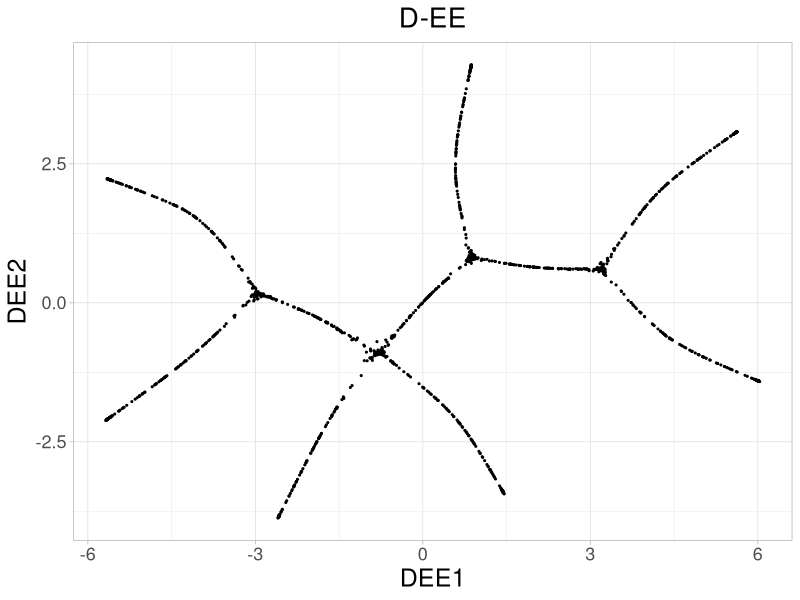
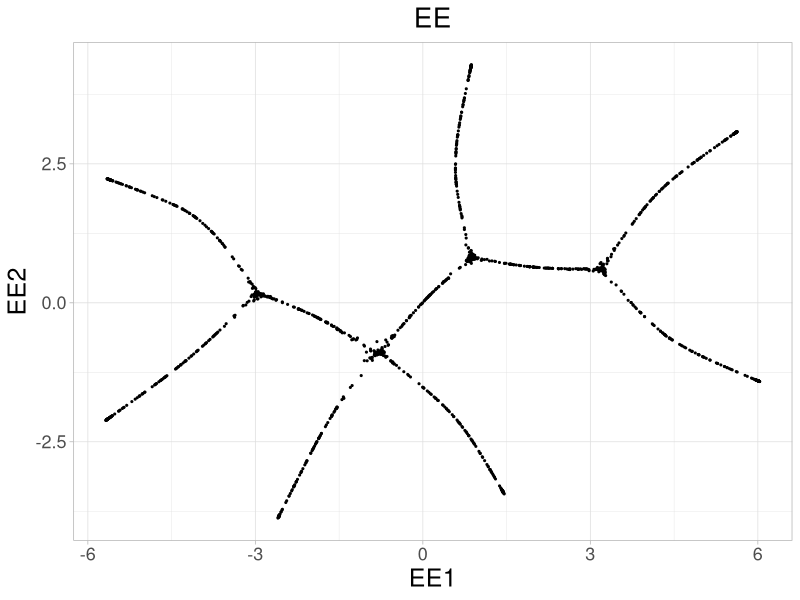
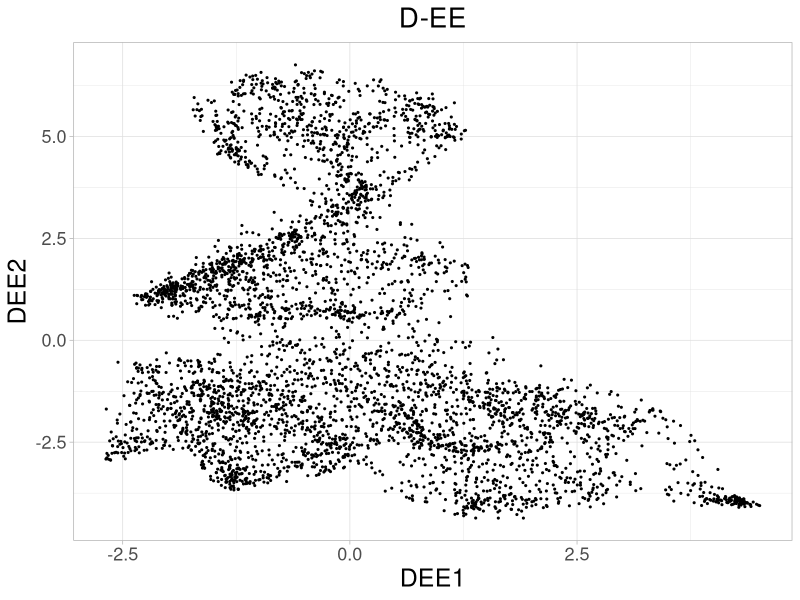
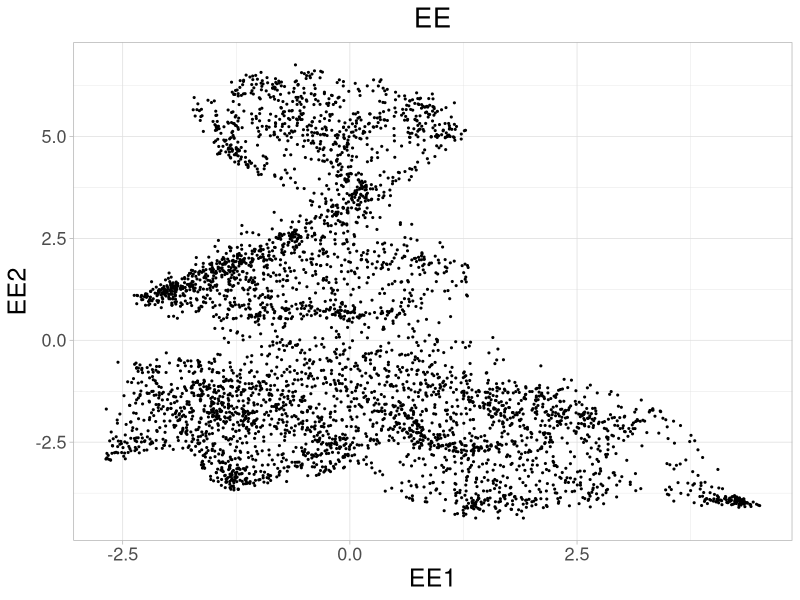

Write the R code that produced these figures, in order.

# plot PHATE 2d embeddings obtained by D-EE and EE, respectively ----------
# perform D-EE in C and read it result
library(ggplot2)
setwd('YourPath/D-EE/results/consistency validation')

phate_pca_dee <- read.csv('phate_matlabX0_dee.csv', header = FALSE)
phate_pca_dee <- as.data.frame(phate_pca_dee)
phate_pca_ee <- read.csv('phate_matlabX0_ee.csv', header = FALSE)
phate_pca_ee <- as.data.frame(phate_pca_ee)
colnames(phate_pca_dee) <- c('DEE1', 'DEE2')
colnames(phate_pca_ee) <- c('EE1', 'EE2')
pdf('PHATE_DEE.pdf', height = 4, width = 5)
theme_set(theme_light())
ggplot(data = phate_pca_dee)+geom_point(aes(x=DEE1, y=DEE2), size = 0.4)+
  ggtitle("D-EE")+
  theme(axis.title = element_text(size = 18), 
        plot.title = element_text(size = 20, hjust = 0.5),
        axis.text = element_text(size = 13))
dev.off()

pdf('PHATE_EE.pdf', height = 4, width = 5)
theme_set(theme_light())
ggplot(data = phate_pca_ee)+geom_point(aes(x=EE1, y=EE2), size = 0.4)+
  ggtitle("EE")+
  theme(axis.title = element_text(size = 18), 
        plot.title = element_text(size = 20, hjust = 0.5),
        axis.text = element_text(size = 13))
dev.off()


# plot HSPCs 2d embeddings obtained by D-EE and EE, respectively ----------

hspcs_pca_dee <- read.csv('hspcs_matlabX0_dee.csv', header = FALSE)
hspcs_pca_ee <- as.data.frame(hspcs_pca_dee)
colnames(hspcs_pca_dee) <- c('DEE1','DEE2')
hspcs_pca_ee <- read.csv('hspcs_matlabX0_ee.csv', header = FALSE)
hspcs_pca_ee <- as.data.frame(hspcs_pca_ee)
colnames(hspcs_pca_ee) <- c('EE1','EE2')
pdf('HSPCs_DEE.pdf', height = 4, width = 5)
theme_set(theme_light())
ggplot(data = hspcs_pca_dee)+geom_point(aes(x=DEE1, y=DEE2), size = 0.4)+
  ggtitle("D-EE")+
  theme(axis.title = element_text(size = 18), 
        plot.title = element_text(size = 20, hjust = 0.5),
        axis.text = element_text(size = 13))
dev.off()

pdf('HSPCs_EE.pdf', height = 4, width = 5)
theme_set(theme_light())
ggplot(data = hspcs_pca_ee)+geom_point(aes(x=EE1, y=EE2), size = 0.4)+
  ggtitle("EE")+
  theme(axis.title = element_text(size = 18), 
        plot.title = element_text(size = 20, hjust = 0.5),
        axis.text = element_text(size = 13))
dev.off()


